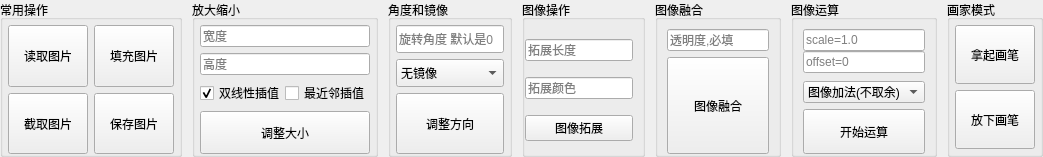
             <widget class="QWidget" name="scrollAreaWidgetContents">
              <property name="geometry">
               <rect>
                <x>0</x>
                <y>0</y>
                <width>1043</width>
                <height>157</height>
               </rect>
              </property>
              <layout class="QHBoxLayout" name="horizontalLayout_12">
               <property name="spacing">
                <number>10</number>
               </property>
               <property name="leftMargin">
                <number>0</number>
               </property>
               <property name="topMargin">
                <number>0</number>
               </property>
               <property name="rightMargin">
                <number>0</number>
               </property>
               <property name="bottomMargin">
                <number>0</number>
               </property>
               <item>
                <widget class="QGroupBox" name="groupBox_11">
                 <property name="sizePolicy">
                  <sizepolicy hsizetype="Fixed" vsizetype="Preferred">
                   <horstretch>0</horstretch>
                   <verstretch>0</verstretch>
                  </sizepolicy>
                 </property>
                 <property name="title">
                  <string>常用操作</string>
                 </property>
                 <layout class="QHBoxLayout" name="horizontalLayout_8">
                  <property name="leftMargin">
                   <number>5</number>
                  </property>
                  <property name="topMargin">
                   <number>5</number>
                  </property>
                  <property name="rightMargin">
                   <number>5</number>
                  </property>
                  <property name="bottomMargin">
                   <number>0</number>
                  </property>
                  <item>
                   <layout class="QGridLayout" name="gridLayout">
                    <item row="1" column="0">
                     <widget class="QPushButton" name="copyImgBtn">
                      <property name="sizePolicy">
                       <sizepolicy hsizetype="Preferred" vsizetype="Preferred">
                        <horstretch>0</horstretch>
                        <verstretch>0</verstretch>
                       </sizepolicy>
                      </property>
                      <property name="text">
                       <string>截取图片</string>
                      </property>
                     </widget>
                    </item>
                    <item row="1" column="1">
                     <widget class="QPushButton" name="saveImgBtn">
                      <property name="sizePolicy">
                       <sizepolicy hsizetype="Preferred" vsizetype="Preferred">
                        <horstretch>0</horstretch>
                        <verstretch>0</verstretch>
                       </sizepolicy>
                      </property>
                      <property name="text">
                       <string>保存图片</string>
                      </property>
                     </widget>
                    </item>
                    <item row="0" column="0">
                     <widget class="QPushButton" name="readImgBtn">
                      <property name="sizePolicy">
                       <sizepolicy hsizetype="Preferred" vsizetype="Preferred">
                        <horstretch>0</horstretch>
                        <verstretch>0</verstretch>
                       </sizepolicy>
                      </property>
                      <property name="text">
                       <string>读取图片</string>
                      </property>
                     </widget>
                    </item>
                    <item row="0" column="1">
                     <widget class="QPushButton" name="fillImgBtn">
                      <property name="sizePolicy">
                       <sizepolicy hsizetype="Preferred" vsizetype="Preferred">
                        <horstretch>0</horstretch>
                        <verstretch>0</verstretch>
                       </sizepolicy>
                      </property>
                      <property name="text">
                       <string>填充图片</string>
                      </property>
                     </widget>
                    </item>
                   </layout>
                  </item>
                 </layout>
                </widget>
               </item>
               <item>
                <widget class="QGroupBox" name="groupBox_10">
                 <property name="sizePolicy">
                  <sizepolicy hsizetype="Fixed" vsizetype="Preferred">
                   <horstretch>0</horstretch>
                   <verstretch>0</verstretch>
                  </sizepolicy>
                 </property>
                 <property name="title">
                  <string>放大缩小</string>
                 </property>
                 <layout class="QVBoxLayout" name="verticalLayout_11">
                  <property name="leftMargin">
                   <number>5</number>
                  </property>
                  <property name="topMargin">
                   <number>5</number>
                  </property>
                  <property name="rightMargin">
                   <number>5</number>
                  </property>
                  <property name="bottomMargin">
                   <number>0</number>
                  </property>
                  <item>
                   <layout class="QVBoxLayout" name="verticalLayout">
                    <item>
                     <widget class="QLineEdit" name="widthEdit">
                      <property name="sizePolicy">
                       <sizepolicy hsizetype="Expanding" vsizetype="Preferred">
                        <horstretch>0</horstretch>
                        <verstretch>0</verstretch>
                       </sizepolicy>
                      </property>
                      <property name="placeholderText">
                       <string>宽度</string>
                      </property>
                     </widget>
                    </item>
                    <item>
                     <widget class="QLineEdit" name="heightEdit">
                      <property name="sizePolicy">
                       <sizepolicy hsizetype="Expanding" vsizetype="Preferred">
                        <horstretch>0</horstretch>
                        <verstretch>0</verstretch>
                       </sizepolicy>
                      </property>
                      <property name="placeholderText">
                       <string>高度</string>
                      </property>
                     </widget>
                    </item>
                    <item>
                     <widget class="QWidget" name="widget" native="true">
                      <property name="sizePolicy">
                       <sizepolicy hsizetype="Preferred" vsizetype="Fixed">
                        <horstretch>0</horstretch>
                        <verstretch>0</verstretch>
                       </sizepolicy>
                      </property>
                      <layout class="QHBoxLayout" name="horizontalLayout">
                       <property name="spacing">
                        <number>0</number>
                       </property>
                       <property name="leftMargin">
                        <number>0</number>
                       </property>
                       <property name="topMargin">
                        <number>0</number>
                       </property>
                       <property name="rightMargin">
                        <number>0</number>
                       </property>
                       <property name="bottomMargin">
                        <number>0</number>
                       </property>
                       <item>
                        <widget class="QCheckBox" name="checkBox">
                         <property name="text">
                          <string>双线性插值</string>
                         </property>
                         <property name="checked">
                          <bool>true</bool>
                         </property>
                         <property name="autoExclusive">
                          <bool>true</bool>
                         </property>
                        </widget>
                       </item>
                       <item>
                        <widget class="QCheckBox" name="checkBox_2">
                         <property name="text">
                          <string>最近邻插值</string>
                         </property>
                         <property name="autoExclusive">
                          <bool>true</bool>
                         </property>
                        </widget>
                       </item>
                      </layout>
                     </widget>
                    </item>
                   </layout>
                  </item>
                  <item>
                   <widget class="QPushButton" name="resizeImgBtn">
                    <property name="sizePolicy">
                     <sizepolicy hsizetype="Preferred" vsizetype="Preferred">
                      <horstretch>0</horstretch>
                      <verstretch>0</verstretch>
                     </sizepolicy>
                    </property>
                    <property name="text">
                     <string>调整大小</string>
                    </property>
                   </widget>
                  </item>
                 </layout>
                </widget>
               </item>
               <item>
                <widget class="QGroupBox" name="groupBox_9">
                 <property name="sizePolicy">
                  <sizepolicy hsizetype="Fixed" vsizetype="Preferred">
                   <horstretch>0</horstretch>
                   <verstretch>0</verstretch>
                  </sizepolicy>
                 </property>
                 <property name="title">
                  <string>角度和镜像</string>
                 </property>
                 <layout class="QVBoxLayout" name="verticalLayout_10">
                  <property name="leftMargin">
                   <number>5</number>
                  </property>
                  <property name="topMargin">
                   <number>5</number>
                  </property>
                  <property name="rightMargin">
                   <number>5</number>
                  </property>
                  <property name="bottomMargin">
                   <number>0</number>
                  </property>
                  <item>
                   <layout class="QVBoxLayout" name="verticalLayout_7">
                    <item>
                     <widget class="QLineEdit" name="rotatationEdit">
                      <property name="sizePolicy">
                       <sizepolicy hsizetype="Expanding" vsizetype="Preferred">
                        <horstretch>0</horstretch>
                        <verstretch>0</verstretch>
                       </sizepolicy>
                      </property>
                      <property name="text">
                       <string/>
                      </property>
                      <property name="placeholderText">
                       <string>旋转角度 默认是0</string>
                      </property>
                     </widget>
                    </item>
                    <item>
                     <widget class="QComboBox" name="mirrorBox">
                      <property name="sizePolicy">
                       <sizepolicy hsizetype="Preferred" vsizetype="Preferred">
                        <horstretch>0</horstretch>
                        <verstretch>0</verstretch>
                       </sizepolicy>
                      </property>
                      <item>
                       <property name="text">
                        <string>无镜像</string>
                       </property>
                      </item>
                      <item>
                       <property name="text">
                        <string>左右镜像</string>
                       </property>
                      </item>
                      <item>
                       <property name="text">
                        <string>上下镜像</string>
                       </property>
                      </item>
                     </widget>
                    </item>
                   </layout>
                  </item>
                  <item>
                   <widget class="QPushButton" name="changeRotBtn">
                    <property name="sizePolicy">
                     <sizepolicy hsizetype="Preferred" vsizetype="Preferred">
                      <horstretch>0</horstretch>
                      <verstretch>0</verstretch>
                     </sizepolicy>
                    </property>
                    <property name="text">
                     <string>调整方向</string>
                    </property>
                   </widget>
                  </item>
                 </layout>
                </widget>
               </item>
               <item>
                <widget class="QGroupBox" name="groupBox_15">
                 <property name="sizePolicy">
                  <sizepolicy hsizetype="Fixed" vsizetype="Preferred">
                   <horstretch>0</horstretch>
                   <verstretch>0</verstretch>
                  </sizepolicy>
                 </property>
                 <property name="title">
                  <string>图像操作</string>
                 </property>
                 <layout class="QVBoxLayout" name="verticalLayout_22">
                  <property name="leftMargin">
                   <number>0</number>
                  </property>
                  <property name="bottomMargin">
                   <number>0</number>
                  </property>
                  <item>
                   <widget class="QLineEdit" name="expandSizeEdit">
                    <property name="placeholderText">
                     <string>拓展长度</string>
                    </property>
                   </widget>
                  </item>
                  <item>
                   <widget class="QLineEdit" name="expandColorEdit">
                    <property name="readOnly">
                     <bool>false</bool>
                    </property>
                    <property name="placeholderText">
                     <string>拓展颜色</string>
                    </property>
                   </widget>
                  </item>
                  <item>
                   <widget class="QPushButton" name="expandBtn">
                    <property name="text">
                     <string>图像拓展</string>
                    </property>
                   </widget>
                  </item>
                 </layout>
                </widget>
               </item>
               <item>
                <widget class="QGroupBox" name="groupBox_16">
                 <property name="title">
                  <string>图像融合</string>
                 </property>
                 <layout class="QVBoxLayout" name="verticalLayout_23">
                  <property name="bottomMargin">
                   <number>0</number>
                  </property>
                  <item>
                   <widget class="QLineEdit" name="blendAlphaEdit">
                    <property name="placeholderText">
                     <string>透明度,必填</string>
                    </property>
                   </widget>
                  </item>
                  <item>
                   <widget class="QPushButton" name="blendBtn">
                    <property name="sizePolicy">
                     <sizepolicy hsizetype="Preferred" vsizetype="Preferred">
                      <horstretch>0</horstretch>
                      <verstretch>0</verstretch>
                     </sizepolicy>
                    </property>
                    <property name="text">
                     <string>图像融合</string>
                    </property>
                   </widget>
                  </item>
                 </layout>
                </widget>
               </item>
               <item>
                <widget class="QGroupBox" name="groupBox_17">
                 <property name="title">
                  <string>图像运算</string>
                 </property>
                 <layout class="QVBoxLayout" name="verticalLayout_25">
                  <property name="bottomMargin">
                   <number>0</number>
                  </property>
                  <item>
                   <widget class="QWidget" name="chopParaWidget" native="true">
                    <layout class="QVBoxLayout" name="verticalLayout_24">
                     <property name="spacing">
                      <number>0</number>
                     </property>
                     <property name="leftMargin">
                      <number>0</number>
                     </property>
                     <property name="topMargin">
                      <number>0</number>
                     </property>
                     <property name="rightMargin">
                      <number>0</number>
                     </property>
                     <property name="bottomMargin">
                      <number>0</number>
                     </property>
                     <item>
                      <widget class="QLineEdit" name="scaleEdit">
                       <property name="placeholderText">
                        <string>scale=1.0</string>
                       </property>
                      </widget>
                     </item>
                     <item>
                      <widget class="QLineEdit" name="offsetEdit_2">
                       <property name="placeholderText">
                        <string>offset=0</string>
                       </property>
                      </widget>
                     </item>
                    </layout>
                   </widget>
                  </item>
                  <item>
                   <widget class="QComboBox" name="chopsBox">
                    <property name="sizePolicy">
                     <sizepolicy hsizetype="Preferred" vsizetype="Fixed">
                      <horstretch>0</horstretch>
                      <verstretch>0</verstretch>
                     </sizepolicy>
                    </property>
                    <item>
                     <property name="text">
                      <string>图像加法(不取余)</string>
                     </property>
                    </item>
                    <item>
                     <property name="text">
                      <string>图像加法(取余)</string>
                     </property>
                    </item>
                    <item>
                     <property name="text">
                      <string>图像减法(不取余)</string>
                     </property>
                    </item>
                    <item>
                     <property name="text">
                      <string>图像减法(取余)</string>
                     </property>
                    </item>
                    <item>
                     <property name="text">
                      <string>图像与操作</string>
                     </property>
                    </item>
                    <item>
                     <property name="text">
                      <string>图像或操作</string>
                     </property>
                    </item>
                    <item>
                     <property name="text">
                      <string>图像异或操作</string>
                     </property>
                    </item>
                    <item>
                     <property name="text">
                      <string>图像重叠</string>
                     </property>
                    </item>
                    <item>
                     <property name="text">
                      <string>图像比亮</string>
                     </property>
                    </item>
                    <item>
                     <property name="text">
                      <string>图像比暗</string>
                     </property>
                    </item>
                    <item>
                     <property name="text">
                      <string>图像差异</string>
                     </property>
                    </item>
                    <item>
                     <property name="text">
                      <string>图像相乘</string>
                     </property>
                    </item>
                   </widget>
                  </item>
                  <item>
                   <widget class="QPushButton" name="chopsBtn">
                    <property name="sizePolicy">
                     <sizepolicy hsizetype="Minimum" vsizetype="Preferred">
                      <horstretch>0</horstretch>
                      <verstretch>0</verstretch>
                     </sizepolicy>
                    </property>
                    <property name="text">
                     <string>开始运算</string>
                    </property>
                   </widget>
                  </item>
                 </layout>
                </widget>
               </item>
               <item>
                <widget class="QGroupBox" name="groupBox_8">
                 <property name="title">
                  <string>画家模式</string>
                 </property>
                 <layout class="QVBoxLayout" name="verticalLayout_9">
                  <property name="leftMargin">
                   <number>5</number>
                  </property>
                  <property name="topMargin">
                   <number>5</number>
                  </property>
                  <property name="rightMargin">
                   <number>5</number>
                  </property>
                  <property name="bottomMargin">
                   <number>5</number>
                  </property>
                  <item>
                   <widget class="QPushButton" name="penBtn">
                    <property name="sizePolicy">
                     <sizepolicy hsizetype="Minimum" vsizetype="Preferred">
                      <horstretch>0</horstretch>
                      <verstretch>0</verstretch>
                     </sizepolicy>
                    </property>
                    <property name="text">
                     <string>拿起画笔</string>
                    </property>
                   </widget>
                  </item>
                  <item>
                   <widget class="QPushButton" name="penUpBtn">
                    <property name="sizePolicy">
                     <sizepolicy hsizetype="Minimum" vsizetype="Preferred">
                      <horstretch>0</horstretch>
                      <verstretch>0</verstretch>
                     </sizepolicy>
                    </property>
                    <property name="text">
                     <string>放下画笔</string>
                    </property>
                   </widget>
                  </item>
                 </layout>
                </widget>
               </item>
              </layout>
             </widget>
